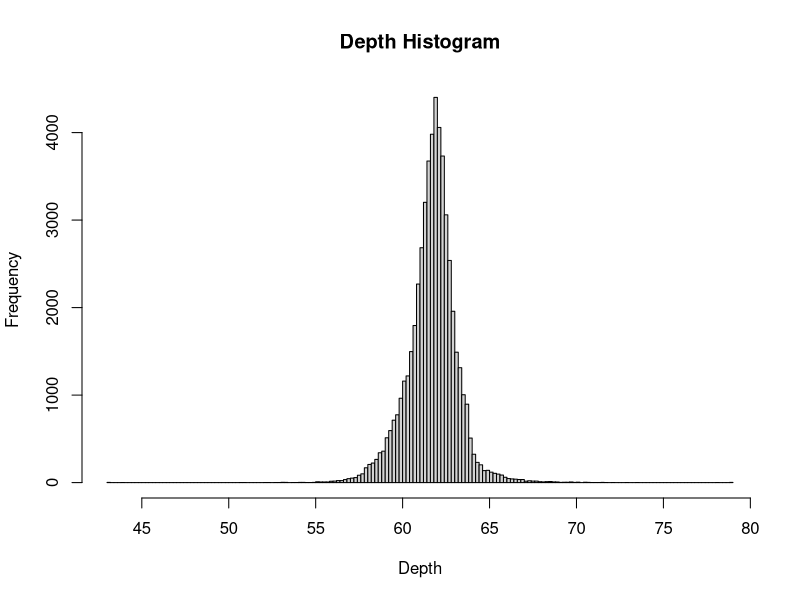
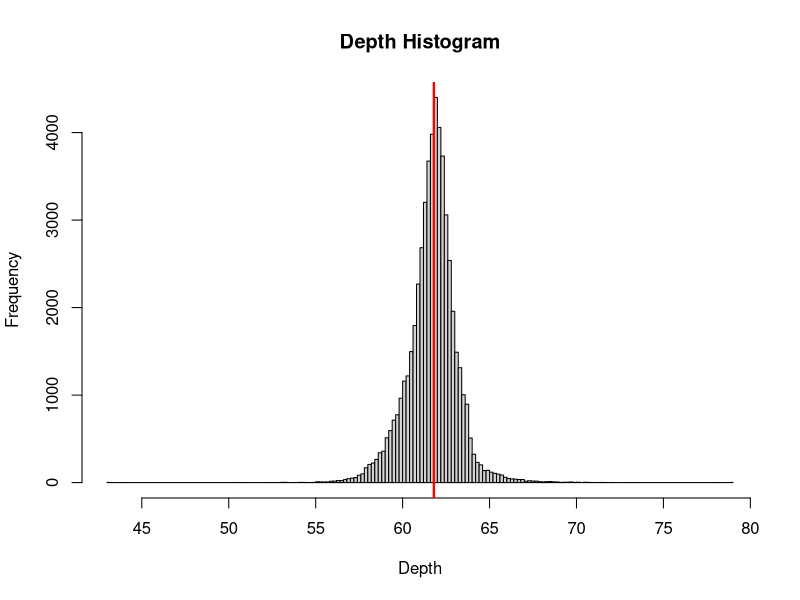
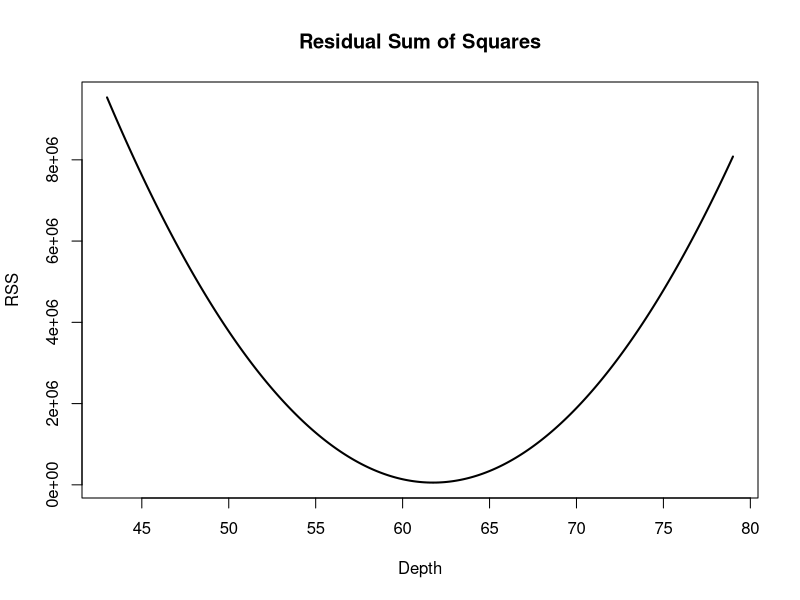
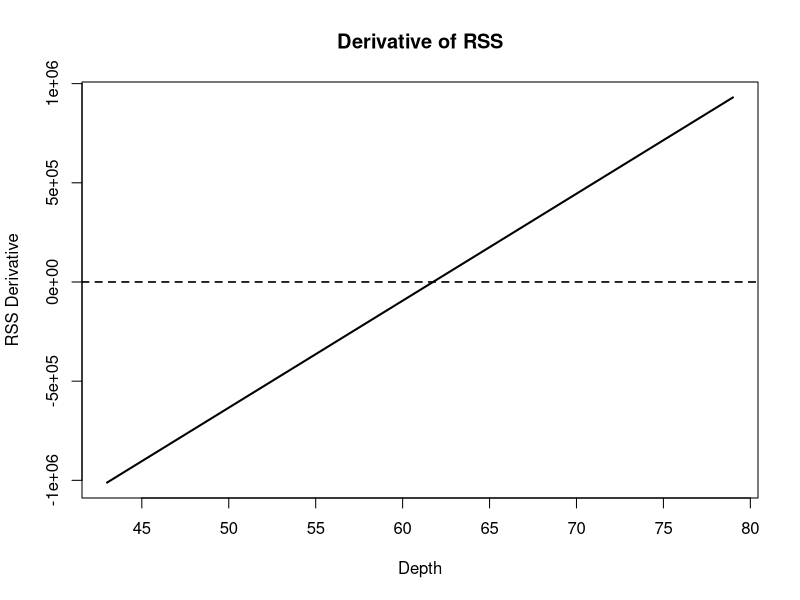
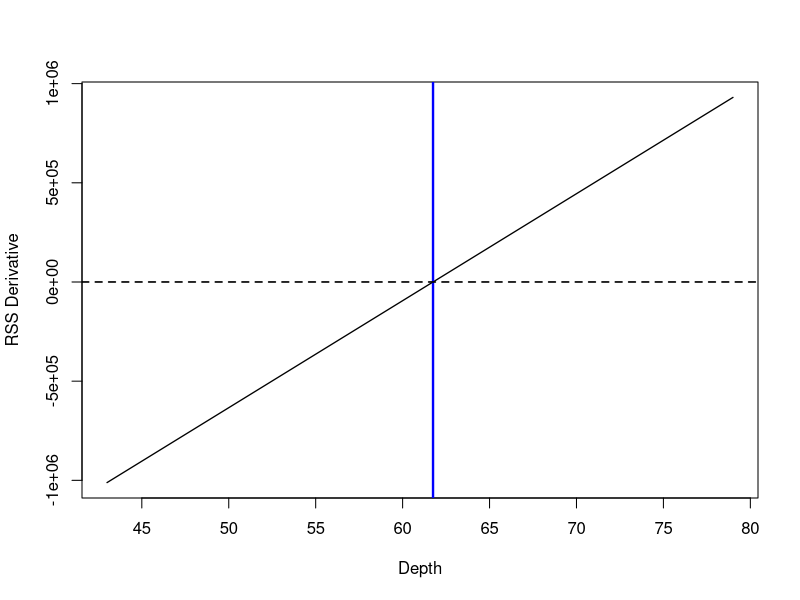
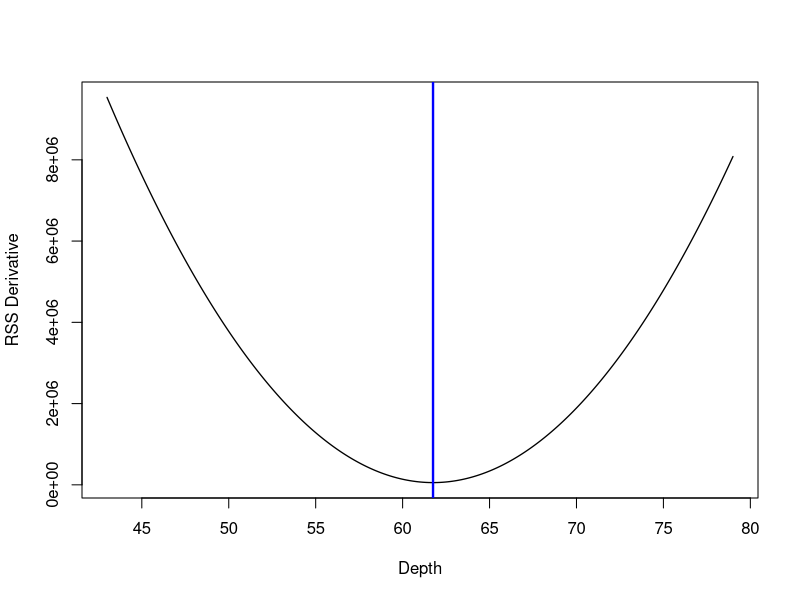
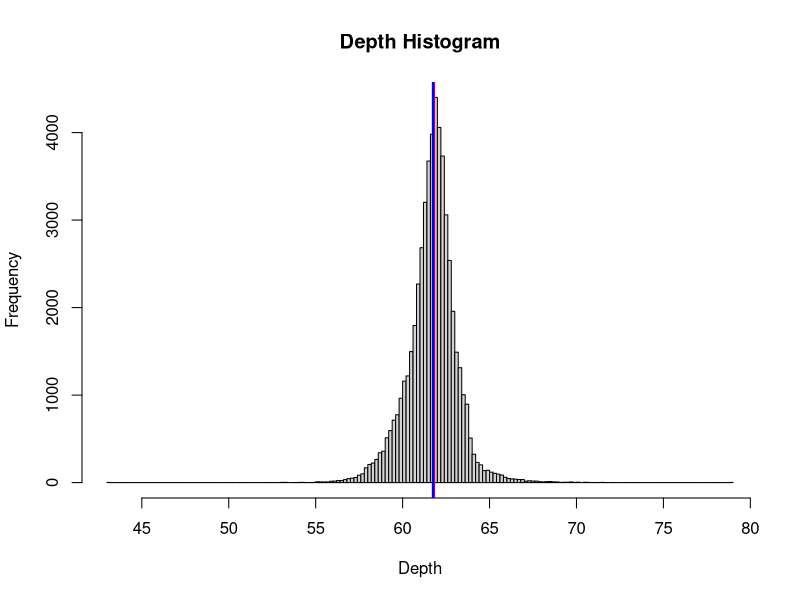
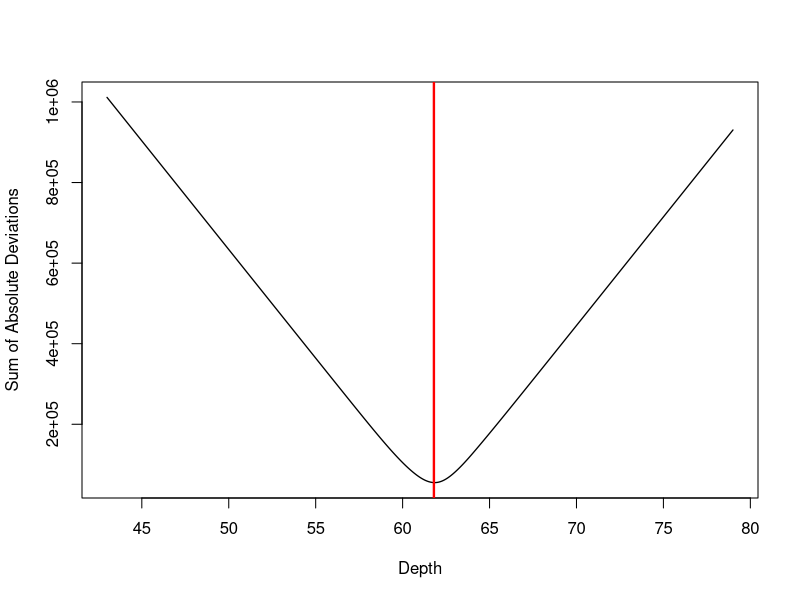

Source code (R) for these figures, in order:
## ---- chunk 1
knitr::opts_chunk$set(echo = TRUE)
library(png)
library(grid)
library(tidyr)
library(dplyr)
## ---- chunk 2
library(ggplot2)
data(diamonds)
library(dplyr)

hist(diamonds$depth, main="Depth Histogram", xlab="Depth", nclass=200)
## ---- chunk 3
median_depth <- median(diamonds$depth)

hist(diamonds$depth, main="Depth Histogram", xlab="Depth", nclass=200)
abline(v=median_depth, lwd=2.3, col="red")
## ---- chunk 4
rss <- function(mu) { 0.5 * sum((diamonds$depth - mu)^2)}
mu_candidates <- seq(min(diamonds$depth), max(diamonds$depth), len=1000)
plot(mu_candidates, sapply(mu_candidates, rss), xlab="Depth", ylab="RSS", type="l", lwd=2, main="Residual Sum of Squares")
## ---- chunk 5
rss_deriv <- function(mu) { nrow(diamonds)*mu - sum(diamonds$depth)}
plot(mu_candidates, sapply(mu_candidates, rss_deriv), xlab="Depth", ylab="RSS Derivative", type="l", lwd=2, main="Derivative of RSS")
abline(h=0,lty=2,lwd=1.6)
## ---- chunk 6
our_mean <- sum(diamonds$depth) / nrow(diamonds)
plot(mu_candidates, sapply(mu_candidates, rss_deriv), xlab="Depth", ylab="RSS Derivative", type="l", lwd=1.3)
abline(v=our_mean, lwd=2.3, col="blue")
abline(h=0, lty=2, lwd=1.6)
## ---- chunk 7
plot(mu_candidates, sapply(mu_candidates, rss), xlab="Depth", ylab="RSS Derivative", type="l", lwd=1.3)
abline(v=our_mean, lwd=2.3, col="blue")
## ---- chunk 8
hist(diamonds$depth, main="Depth Histogram", xlab="Depth", nclass=200)
abline(v=median_depth, lwd=2.3, col="red")
abline(v=our_mean, lwd=2.3, col="blue")
## ---- chunk 9
diamonds %>%
  summarize(mean_depth = mean(depth), median_depth = median(depth))
## ---- chunk 10
sad <- function(m) sum(abs(diamonds$depth - m))
plot(mu_candidates, sapply(mu_candidates, sad), xlab="Depth", ylab="Sum of Absolute Deviations", type="l", lwd=1.3)
abline(v=median(diamonds$depth), lwd=2.3, col="red")
## ---- chunk 11
mean_depth <- mean(diamonds$depth)
sd_depth <- sd(diamonds$depth)

hist(diamonds$depth, main="Depth Histogram", xlab="Depth", nclass=200)
abline(v=mean_depth, lwd=2.3, col="blue")
abline(v=mean_depth + sd_depth * seq(-6,6), lty=2, lwd=3.5-abs(seq(-3,3,len=13)))
## ---- chunk 12
first_quartile <- quantile(diamonds$depth, p=1/4)
third_quartile <- quantile(diamonds$depth, p=3/4)

hist(diamonds$depth, main="Depth Histogram", xlab="Depth", nclass=200)
abline(v=median_depth, lwd=2.3, col="red")
abline(v=c(first_quartile, third_quartile), lwd=2.3, col="red", lty=2)
## ---- chunk 13
summary(diamonds$depth)
## ---- chunk 14
diamonds %>%
  summarize(sd_depth = sd(depth), iqr_depth = IQR(depth))
## ---- chunk 15
first_difference <- median_depth - first_quartile
third_difference <- third_quartile - median_depth
c(first_difference, third_difference)
## ---- chunk 16
diamonds %>%
  ggplot(aes(x=carat, y=price)) +
    geom_point() +
    geom_hline(aes(yintercept = mean(price)), color="blue", lty=2) +
    geom_vline(aes(xintercept = mean(carat)), color="blue", lty=2)
